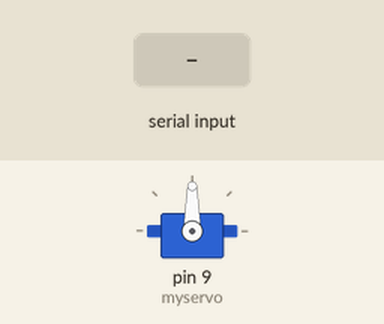
A sketch run on a simulated Arduino Uno, built with avr-gcc and run on an emulated ATmega328P. Parts: servo. The inputs (shaded band) are chosen by the test bench.

Above: at 1.2 s.
1.3 s: "30,150\n" received over Serial
At 3.5 s:
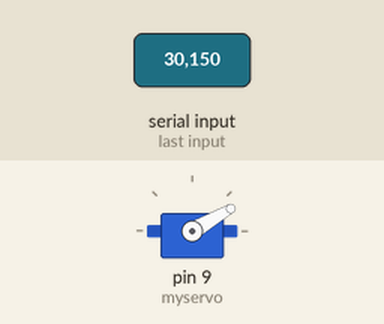
3.8 s: "5\n" received over Serial
At 5.4 s:
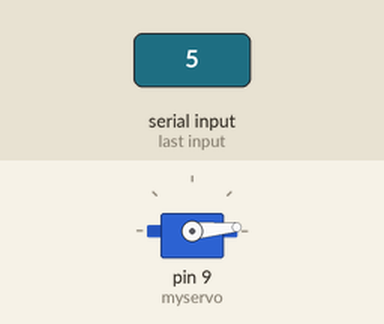
6.3 s: "200\n" received over Serial
At 8.5 s:
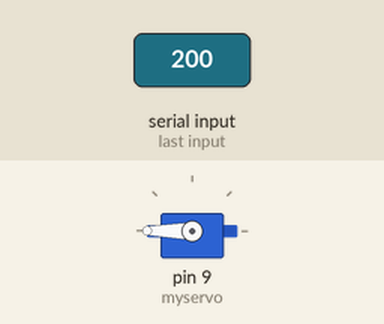
8.8 s: "90,45\n" received over Serial
At 10.6 s:
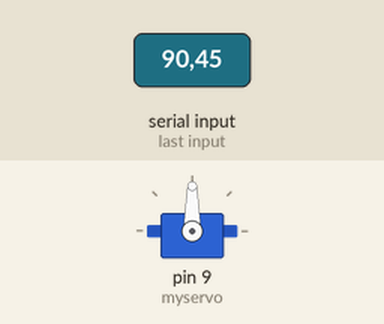
Timing chart, 0 to 12.1 s (numbered marks = the images above; inputs shaded):
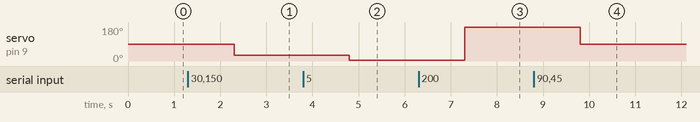

Measured:
- after the input at 1.3 s, servo on pin 9 (myservo): 90° → 30° after 1.0 s
- after the input at 3.8 s, servo on pin 9 (myservo): 30° → 5° after 1.0 s
- after the input at 6.3 s, servo on pin 9 (myservo): 5° → 180° after 1.0 s
- after the input at 8.8 s, servo on pin 9 (myservo): 180° → 90° after 1.0 s

The sketch:

rotatemotor.ino
```cpp
#include <Servo.h>
Servo myservo;  // create servo object to control a servo
              // a maximum of eight servo objects can be created
int pos = 0;    // variable to store the servo position
void setup() {
 myservo.attach(9);  // attaches the servo on pin 9 to the servo object  //orange pin for data
 Serial.begin(9600);
}
String data;
int angle;
void loop() {
 if (Serial.available())
 {
   data=Serial.readString();
   angle=data.toInt();
   //angle=Serial.parseInt();
   //Serial.println(angle);
   myservo.write(angle);
 }
}
```
